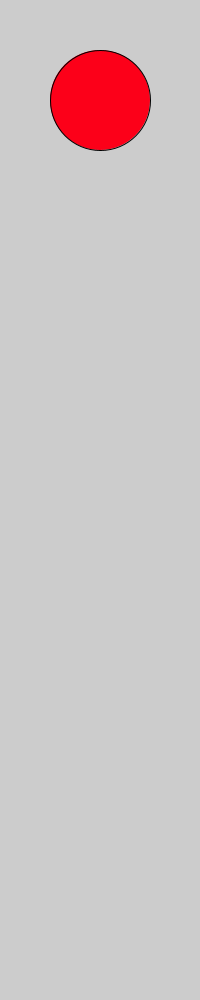
Frame 1 (no input)
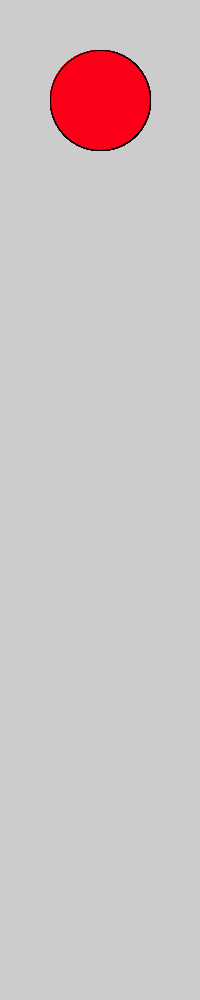
Frame 60 (the mouse pressed at the canvas centre just before this capture)
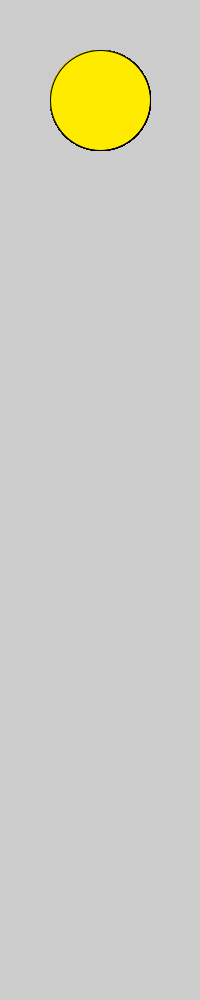
Frame 120 (the mouse held since frame 60 and released just before this capture)

The Processing sketch that drew these frames (run headless with seeded random() and noise(); from frame 60 on, the mouse is pressed at the canvas centre):

// Processing sketch: REEEEEEEEEEEEEEEE_CIRCLEEEEEEEEEEEE_SMORT
// ── REEEEEEEEEEEEEEEE_CIRCLEEEEEEEEEEEE_SMORT.pde
void setup(){
  size(200,1000);
}
void draw(){
if (mousePressed) {
fill(#FFEB00);
ellipse(100,100,100,100);
} else {
fill(#FC0019);
ellipse(100,100,100,100);
}}
